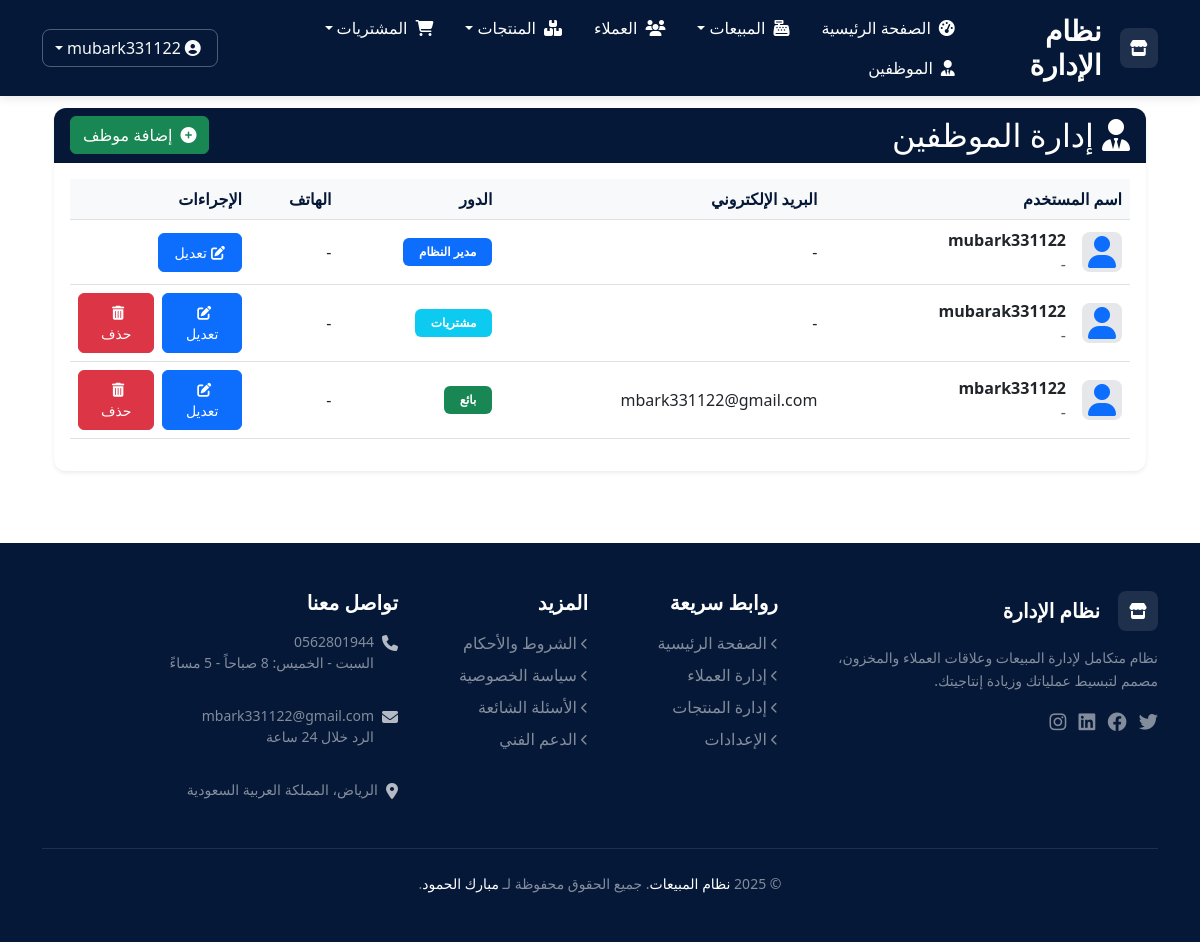
The page /employees/ (signed in) on the database its author committed.
### core/models.py (models this page shows, shortened)
class User(AbstractUser):
    EMPLOYEE_STATUS = (
        ('active', 'على رأس العمل'),
        ('vacation', 'في إجازة'),
        ('resigned', 'مستقيل'),
        ('terminated', 'مفصول'),
    )
    EMPLOYEE_ROLES = (
        ('sales', 'بائع'),
        ('purchases', 'مشتريات'),
        ('admin', 'مدير النظام'),
        ('hr', 'موارد بشرية'),
        ('accountant', 'محاسب'),
    )
    role = models.CharField(max_length=20, choices=EMPLOYEE_ROLES, verbose_name="الدور")
    phone = models.CharField(max_length=20, blank=True, null=True, verbose_name="الهاتف")
    status = models.CharField(max_length=20, choices=EMPLOYEE_STATUS, default='active', verbose_name="حالة الموظف")
    basic_salary = models.DecimalField(max_digits=10, decimal_places=2, default=0, verbose_name="الراتب الأساسي")
    housing_allowance = models.DecimalField(max_digits=10, decimal_places=2, default=0, verbose_name="بدل السكن")
    transportation_allowance = models.DecimalField(max_digits=10, decimal_places=2, default=0, verbose_name="بدل النقل")
    joining_date = models.DateField(null=True, blank=True, verbose_name="تاريخ التعيين")
    termination_date = models.DateField(null=True, blank=True, verbose_name="تاريخ إنهاء الخدمة")
    class Meta:
        verbose_name = "موظف"
        verbose_name_plural = "الموظفين"
    def is_active_employee(self):
        return self.status == 'active'
    def is_admin(self):
        return self.role == 'admin'
    def is_sales(self):
        return self.role == 'sales'
    def is_purchases(self):
        return self.role == 'purchases'
    def is_active_account(self):
        return self.status not in ['resigned', 'terminated']

### core/views.py (the view)
# urls.py: path('employees/', employee_list, name='employee-list'),
@login_required
@user_passes_test(is_admin)
def employee_list(request):
    employees = User.objects.all()
    return render(request, 'core/employees/list.html', {'employees': employees})

### core/templates/core/employees/list.html (shortened to what this page needs)
{% extends "base.html" %}
{% block content %}
<div class="container mt-4">
    <div class="card border-0 shadow-sm" style="border-radius: 12px;">
        <div class="card-header d-flex justify-content-between align-items-center" style="background-color: #051837; border-radius: 12px 12px 0 0 !important;">
            <h2 class="m-0 text-white">
                <i class="fas fa-user-tie me-2"></i>إدارة الموظفين
            </h2>
            {% if request.user.is_admin %}
            <a href="{% url 'core:employee-create' %}" class="btn btn-success">
                <i class="fas fa-plus-circle me-2"></i>إضافة موظف
            </a>
            {% endif %}
        </div>
        <div class="card-body">
            <div class="table-responsive">
                <table class="table table-hover align-middle">
                    <thead class="table-light">
                        <tr>
                            <th style="color: #051837;">اسم المستخدم</th>
                            <th style="color: #051837;">البريد الإلكتروني</th>
                            <th style="color: #051837;">الدور</th>
                            <th style="color: #051837;">الهاتف</th>
                            <th style="color: #051837; width: 180px;">الإجراءات</th>
                        </tr>
                    </thead>
                    <tbody>
                        {% for employee in employees %}
                        <tr>
                            <td>
                                <div class="d-flex align-items-center">
                                    <div class="symbol symbol-40px me-3">
                                        <div class="symbol-label bg-light-primary">
                                            <i class="fas fa-user fs-2 text-primary"></i>
                                        </div>
                                    </div>
                                    <div>
                                        <div class="fw-bold">{{ employee.username }}</div>
                                        <div class="text-muted fs-7">{{ employee.get_full_name|default:"-" }}</div>
                                    </div>
                                </div>
                            </td>
                            <td>{{ employee.email|default:"-" }}</td>
                            <td>
                                <span class="badge
                                    {% if employee.role == 'admin' %}bg-primary
                                    {% elif employee.role == 'sales' %}bg-success
                                    {% else %}bg-info{% endif %} py-2 px-3">
                                    {{ employee.get_role_display }}
                                </span>
                            </td>
                            <td>{{ employee.phone|default:"-" }}</td>
                            <td>
                                <div class="d-flex gap-2">
                                    {% if request.user.is_admin %}
                                        <a href="{% url 'core:employee-update' employee.pk %}" class="btn btn-sm btn-primary px-3 py-2">
                                            <i class="fas fa-edit me-1"></i>تعديل
                                        </a>
                                        {% if employee != request.user %}
                                        <a href="{% url 'core:employee-delete' employee.pk %}" class="btn btn-sm btn-danger px-3 py-2">
                                            <i class="fas fa-trash-alt me-1"></i>حذف
                                        </a>
                                        {% endif %}
                                    {% endif %}
                                </div>
                            </td>
                        </tr>
                        {% endfor %}
                    </tbody>
                </table>
            </div>
        </div>
    </div>
</div>
{% endblock %}

### templates/partials/header.html (shortened to what this page needs)
{% load static %}
<header class="fixed-top" style="background-color: #051837; box-shadow: 0 2px 10px rgba(0, 0, 0, 0.1);">
    <div class="container">
        <div class="d-flex justify-content-between align-items-center py-2">
            <div>
                <a href="{% url 'core:dashboard' %}" class="text-decoration-none d-flex align-items-center">
                    <div style="width: 40px; height: 40px; background-color: rgba(255, 255, 255, 0.1); border-radius: 8px; display: flex; align-items: center; justify-content: center; margin-left: 10px;">
                        <i class="fas fa-store text-white"></i>
                    </div>
                    <h3 class="mb-0 text-white ms-2" style="font-weight: 600;">نظام الإدارة</h3>
                </a>
            </div>
            <nav class="d-none d-md-block">
                <ul class="nav">
                    <li class="nav-item">
                        <a class="nav-link text-white d-flex align-items-center py-2 px-3" href="{% url 'core:dashboard' %}" style="border-radius: 8px; transition: all 0.3s;">
                            <i class="fas fa-tachometer-alt me-2"></i>
                            <span>الصفحة الرئيسية</span>
                        </a>
                    </li>
                    {% if user.is_sales or user.is_admin %}
                    <li class="nav-item dropdown">
                        <a class="nav-link text-white d-flex align-items-center py-2 px-3 dropdown-toggle" href="#" id="salesDropdown" role="button" data-bs-toggle="dropdown" aria-expanded="false" style="border-radius: 8px; transition: all 0.3s;">
                            <i class="fas fa-cash-register me-2"></i>
                            <span>المبيعات</span>
                        </a>
                    </li>
                    {% endif %}
                    {% if user.is_sales or user.is_admin %}
                    <li class="nav-item">
                        <a class="nav-link text-white d-flex align-items-center py-2 px-3" href="{% url 'core:customer-list' %}" style="border-radius: 8px; transition: all 0.3s;">
                            <i class="fas fa-users me-2"></i>
                            <span>العملاء</span>
                        </a>
                    </li>
                    {% endif %}
                    {% if user.is_sales or user.is_admin %}
                    <li class="nav-item dropdown">
                        <a class="nav-link text-white d-flex align-items-center py-2 px-3 dropdown-toggle" href="#" id="productsDropdown" role="button" data-bs-toggle="dropdown" aria-expanded="false" style="border-radius: 8px; transition: all 0.3s;">
                            <i class="fas fa-boxes me-2"></i>
                            <span>المنتجات</span>
                        </a>
                    </li>
                    {% endif %}
                    {% if user.is_purchases or user.is_admin %}
                    <li class="nav-item dropdown">
                        <a class="nav-link text-white d-flex align-items-center py-2 px-3 dropdown-toggle" href="#" id="purchasesDropdown" role="button" data-bs-toggle="dropdown" aria-expanded="false" style="border-radius: 8px; transition: all 0.3s;">
                            <i class="fas fa-shopping-cart me-2"></i>
                            <span>المشتريات</span>
                        </a>
                    </li>
                    {% endif %}
                    {% if user.is_admin %}
                    <li class="nav-item">
                        <a class="nav-link text-white d-flex align-items-center py-2 px-3" href="{% url 'core:employee-list' %}" style="border-radius: 8px; transition: all 0.3s;">
                            <i class="fas fa-user-tie me-2"></i>
                            <span>الموظفين</span>
                        </a>
                    </li>
                    {% endif %}
                </ul>
            </nav>
            <div class="d-flex align-items-center">
                <div class="dropdown d-none d-md-block">
                    <button class="btn btn-outline-light dropdown-toggle d-flex align-items-center" type="button" id="userMenu" data-bs-toggle="dropdown" aria-expanded="false" style="border-radius: 8px; border-color: rgba(255, 255, 255, 0.3);">
                        <i class="fas fa-user-circle me-1"></i>
                        {{ user.username }}
                    </button>
                </div>
            </div>
        </div>
    </div>
</header>

### rows shown on the page
User: username "mubark331122", get_full_name "-", email "-", role "مدير النظام", phone "-", shows "تعديل"
User: username "mubarak331122", get_full_name "-", email "-", role "مشتريات", phone "-", shows "حذف"
User: username "mbark331122", get_full_name "-", email "mbark331122@gmail.com", role "بائع", phone "-", shows "حذف"
